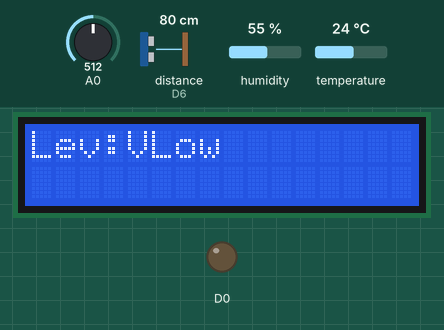
Bench run of a sketch on a simulated ESP8266 (NodeMCU). Shown: 16×2 character LCD, output pins drawn as LEDs (lit = HIGH). Wiring (inferred from the names in the program): ultrasonic range finder: trigger D5; echo D6. The inputs (shaded band) are chosen by the test bench; at power-on: distance to the obstacle (sensor on D6) 80 cm, temperature 24 °C, A0 = 512, humidity 55 %. The echo pulse lasts 58.3 µs per cm; WiFi joins after 1.5 s; servers stay silent unless stated; pins used as bus, display or sensor lines are not drawn; what the sketch prints to the serial monitor is not drawn.

Above: at 7.5 s.
7.6 s: distance to the obstacle (sensor on D6) set to 2 cm
At 8.8 s:
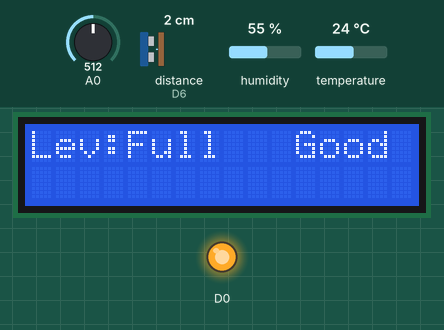
12.5 s: temperature set to 0 °C
At 17.3 s:
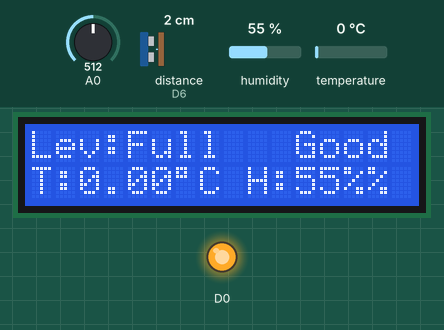
17.6 s: A0 set to 488
At 18.8 s:
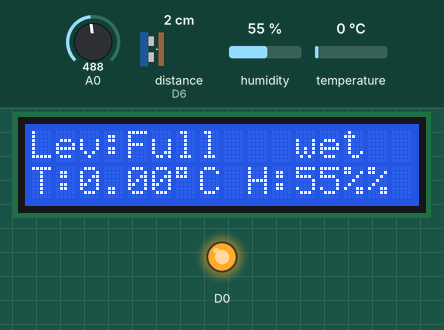
19.6 s: distance to the obstacle (sensor on D6) set to 7 cm
At 21.8 s:
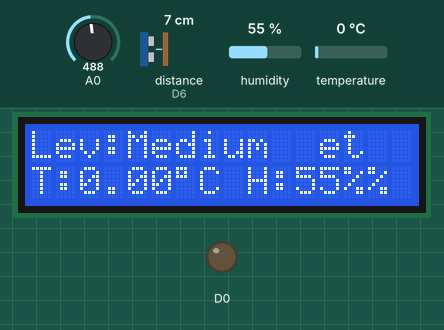
24.7 s: temperature set to 12 °C
At 27.1 s:
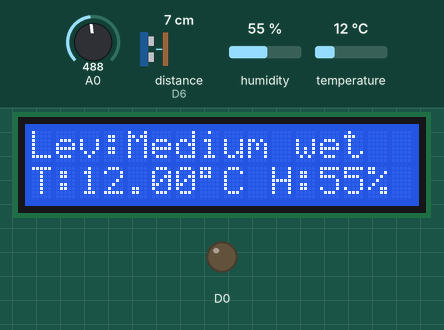
30.9 s: A0 set to 510
At 32.8 s:
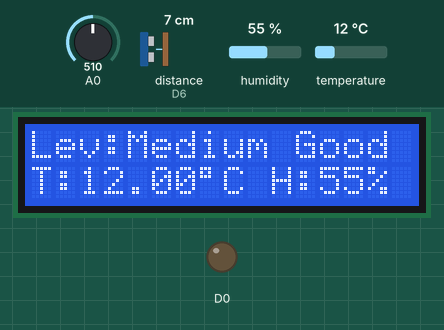
Timing chart, 0 to 34.3 s (numbered marks = the images above; inputs shaded):
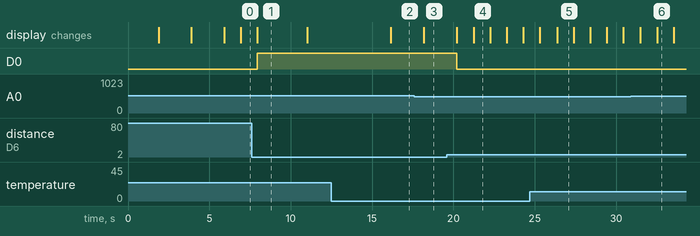

The sketch:

main.ino
```cpp
#define BLYNK_TEMPLATE_ID "TMPL3ahVrwjX8"
#define BLYNK_TEMPLATE_NAME "Soil Irrigation"
#define BLYNK_AUTH_TOKEN "0MAEitWIyfQKjxLB0MZ380NDjdk5zZfN"
#include <ESP8266WiFi.h>
#include <WiFiClient.h>
#include <DHT.h>
#include <BlynkSimpleEsp8266.h>
#include <LiquidCrystal_I2C.h>
//#include <BlynkTimer.h> // Added BlynkTimer library
LiquidCrystal_I2C lcd(0x27, 16, 2);
char auth[] = BLYNK_AUTH_TOKEN; // Enter your Blynk authentication token
char ssid[] = "Agroconnect"; // Enter your WiFi SSID
char pass[] = "12345678"; // Enter your WiFi password
#define DHTPIN 2 // What digital pin we're connected to
// Uncomment whatever type you're using!
#define DHTTYPE DHT11 // DHT 11
//#define DHTTYPE DHT22 // DHT 22, AM2302, AM2321
//#define DHTTYPE DHT21 // DHT 21, AM2301
DHT dht(DHTPIN, DHTTYPE);
BlynkTimer timer;
//#define trig 13
//#define echo 12
const int trig = D5;
const int echo = D6;
int MaxLevel = 12;
int Level1 = (MaxLevel * 75) / 100;
int Level2 = (MaxLevel * 65) / 100;
int Level3 = (MaxLevel * 55) / 100;
int Level4 = (MaxLevel * 45) / 100;
int Level5 = (MaxLevel * 35) / 100;
void setup() {
Serial.begin(9600);
dht.begin();
lcd.init(); // Initialize the LCD with correct column and row count
lcd.backlight();
pinMode(trig, OUTPUT);
pinMode(echo, INPUT);
pinMode(16,OUTPUT);
digitalWrite(16,LOW);
Blynk.begin(auth, ssid, pass, "blynk.cloud", 80);
Serial.print("LCD 1");
lcd.setCursor(3, 0); //Set cursor to first column of first row
lcd.print("IoT Based");
Serial.print("LCD 2");
delay(2000);
lcd.clear();
lcd.setCursor(3, 0);
lcd.print("Flood level");
lcd.setCursor(3, 1);
lcd.print("Monitoring");
delay(2000);
lcd.clear();
// Call the functions
timer.setInterval(1000L, ultrasonic);
timer.setInterval(5000L, sendSensor);
timer.setInterval(2000L, rain);
}
void loop() {
Blynk.run();
timer.run(); // Run the BlynkTimer
delay(1000);
}
void ultrasonic() {
digitalWrite(trig, LOW);
delayMicroseconds(4);
digitalWrite(trig, HIGH);
delayMicroseconds(10);
digitalWrite(trig, LOW);
long t = pulseIn(echo, HIGH);
int distance = t * (0.034 / 2);
//Serial.println(distance);
int blynkDistance = (distance - MaxLevel) * -1;
if (distance <= MaxLevel) {
Serial.print("Distance: ");
Serial.print(blynkDistance);
Serial.println(" cm");
} else {
Blynk.virtualWrite(V0, 0);
}
lcd.setCursor(0, 0);
lcd.print("Lev:");
if (Level1 <= distance) {
lcd.setCursor(4, 0); // Corrected column position
lcd.print("VLow ");
Blynk.virtualWrite(V0, 0);
digitalWrite(16,LOW);
} else if (Level2 <= distance && Level1 > distance) {
lcd.setCursor(4, 0); // Corrected column position
lcd.print("Low ");
lcd.print(" ");
Blynk.virtualWrite(V0, blynkDistance);
digitalWrite(16,LOW);
} else if (Level3 <= distance && Level2 > distance) {
lcd.setCursor(4, 0); // Corrected column position
lcd.print("Medium ");
lcd.print(" ");
Blynk.virtualWrite(V0, blynkDistance);
digitalWrite(16,LOW);
} else if (Level4 <= distance && Level3 > distance) {
lcd.setCursor(4, 0); // Corrected column position
lcd.print("High ");
lcd.print(" ");
Blynk.virtualWrite(V0, blynkDistance);
digitalWrite(16,LOW);
} else if (Level5 >= distance) {
lcd.setCursor(4, 0); // Corrected column position
lcd.print("Full ");
lcd.print(" ");
Blynk.virtualWrite(V0, blynkDistance);
digitalWrite(16,HIGH);
}
}
void sendSensor()
{
int h = dht.readHumidity();
float t = dht.readTemperature(); // or dht.readTemperature(true) for Fahrenheit
Serial.print(t);
Serial.println(" degree");
Serial.print(h);
Serial.println(" %");
lcd.setCursor(0, 1);
lcd.print("T:");
lcd.print(t);
lcd.print(char(223));
lcd.print("C ");
lcd.print("H:");
lcd.print(h);
lcd.print("%");
if (isnan(h) || isnan(t)) {
Serial.println("Failed to read from DHT sensor!");
return;
}
// You can send any value at any time.
// Please don't send more that 10 values per second.
Blynk.virtualWrite(V2, h);
Blynk.virtualWrite(V1, t);
}
void rain(){
int rain = analogRead(A0);
int sm1 = map(rain,1024,0,0,80);
int sm = map(sm1,0,80,0,100);
Serial.print("SM:");
Serial.print(sm);
Serial.println("%");
Serial.println(rain);
Blynk.virtualWrite(V3, sm);
if(rain>900){
lcd.setCursor(10, 0);
lcd.print(" Dry ");
Blynk.logEvent("dry");
}
else if( rain < 900 && rain >500) {
// Blynk.virtualWrite(V3, sm);
lcd.setCursor(10, 0);
lcd.print(" Good ");
}
else if(rain<500){
//Blynk.virtualWrite(V3, sm);
lcd.setCursor(10, 0);
lcd.print(" wet ");
}
}
```

Measured:
- the behaviour switches between 500 and 499 on A0 (found by bisection; images 2 and 3)
- after the input at 7.6 s, D0: LOW → HIGH after 0.33 s; the display: changes after 0.34 s (image 1)
- after the input at 12.5 s, the display: changes after 3.6 s (image 2)
- after the input at 17.6 s, the display: changes after 0.57 s (image 3)
- after the input at 19.6 s, D0: HIGH → LOW after 0.59 s; the display: first changes after 0.60 s (image 4 shows a later state)
- after the input at 24.7 s, the display: first differs from a run without the input after 1.7 s (image 5)
- after the input at 30.9 s, the display: first differs from a run without the input after 1.6 s (image 6)
